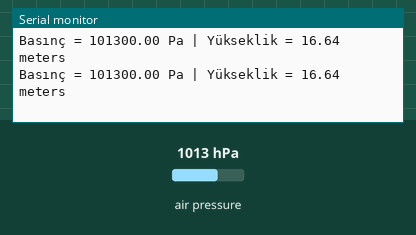
This sketch was run on a simulated Arduino Uno, built with avr-gcc and run on an emulated ATmega328P. On the bench: the last lines printed to the serial monitor. The test bench sets the inputs (shaded band); at power-on: air pressure 1013 hPa.

Above: at 1.2 s.
1.3 s: air pressure set to 1000 hPa
At 2.4 s:
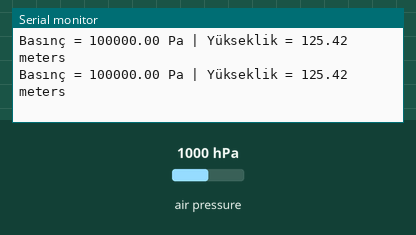
4.3 s: air pressure set to 952 hPa
At 5.1 s:
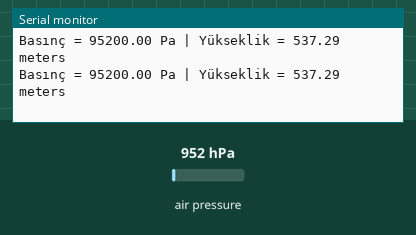
7.3 s: air pressure set to 1025 hPa
At 8.2 s:
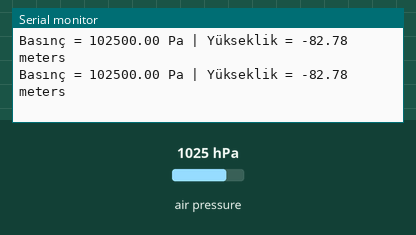
Timing chart, 0 to 10.3 s (numbered marks = the images above; inputs shaded):
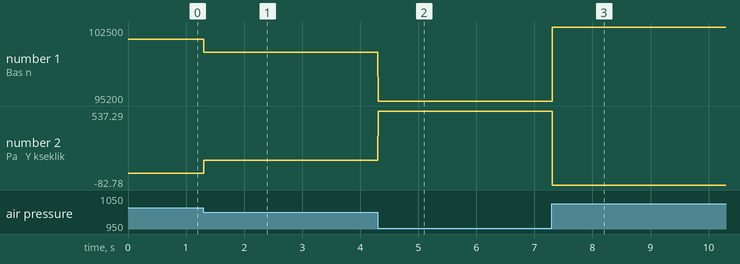

Measured:
- after the input at 1.3 s, the serial monitor: prints a new line at once (image 1)
- after the input at 4.3 s, the serial monitor: prints a new line at once (image 2)
- after the input at 7.3 s, the serial monitor: prints a new line at once (image 3)
- plotted number 1: 101300 → 100000 after the input at 1.3 s, 100000 → 95200 after the input at 4.3 s, 95200 → 102500 after the input at 7.3 s
- plotted number 2: 16.64 → 125.42 after the input at 1.3 s, 125.42 → 537.29 after the input at 4.3 s, 537.29 → -82.78 after the input at 7.3 s

The sketch:

bmp180.ino
```cpp
#include <Adafruit_BMP085.h>

Adafruit_BMP085 bmp;
double Pressure,Altitude;

void setup() {
  Serial.begin(115200);
  if (!bmp.begin()) {
  Serial.println("Could not find a valid BMP085 sensor, check wiring!");
  while (1) {}
  }
}

void loop() {
  bmp180_compute();
  print_bmp180();
}

void bmp180_compute(){
  Pressure = bmp.readSealevelPressure();
  Altitude = bmp.readAltitude(101500);
}

void print_bmp180(){
    Serial.print("Basınç = ");
    Serial.print(Pressure);
    Serial.print(" Pa");
    Serial.print(" | ");
    Serial.print("Yükseklik = ");
    Serial.print(Altitude);
    Serial.println(" meters");
}
```
